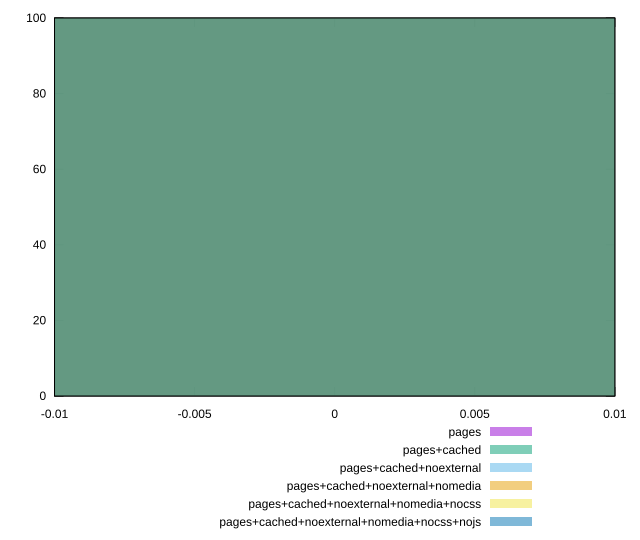

Here is the gnuplot script that generated this plot:
reset

$pages <<EOF
0 100
EOF

$pagesCached <<EOF
0 100
EOF

$pagesCachedNoexternal <<EOF
0 100
EOF

$pagesCachedNoexternalNomedia <<EOF
0 100
EOF

$pagesCachedNoexternalNomediaNocss <<EOF
0 100
EOF

$pagesCachedNoexternalNomediaNocssNojs <<EOF
0 100
EOF

set key outside below
set boxwidth 0.1
set xrange [-0.01:0.01]
set yrange [0:100]
set trange [0:100]
set style fill transparent solid 0.5 noborder
set terminal svg size 640, 540 enhanced background rgb 'white'
set output "reprap/efficient-animated-content/comparison/histogram/all_raw.svg"

plot $pages title "pages" with boxes, \
     $pagesCached title "pages+cached" with boxes, \
     $pagesCachedNoexternal title "pages+cached+noexternal" with boxes, \
     $pagesCachedNoexternalNomedia title "pages+cached+noexternal+nomedia" with boxes, \
     $pagesCachedNoexternalNomediaNocss title "pages+cached+noexternal+nomedia+nocss" with boxes, \
     $pagesCachedNoexternalNomediaNocssNojs title "pages+cached+noexternal+nomedia+nocss+nojs" with boxes

reset
